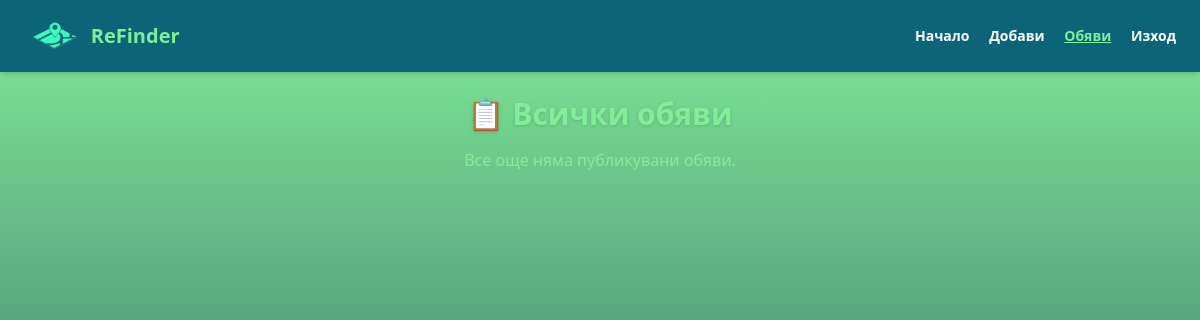
The page /ads/ on the database as committed earlier.
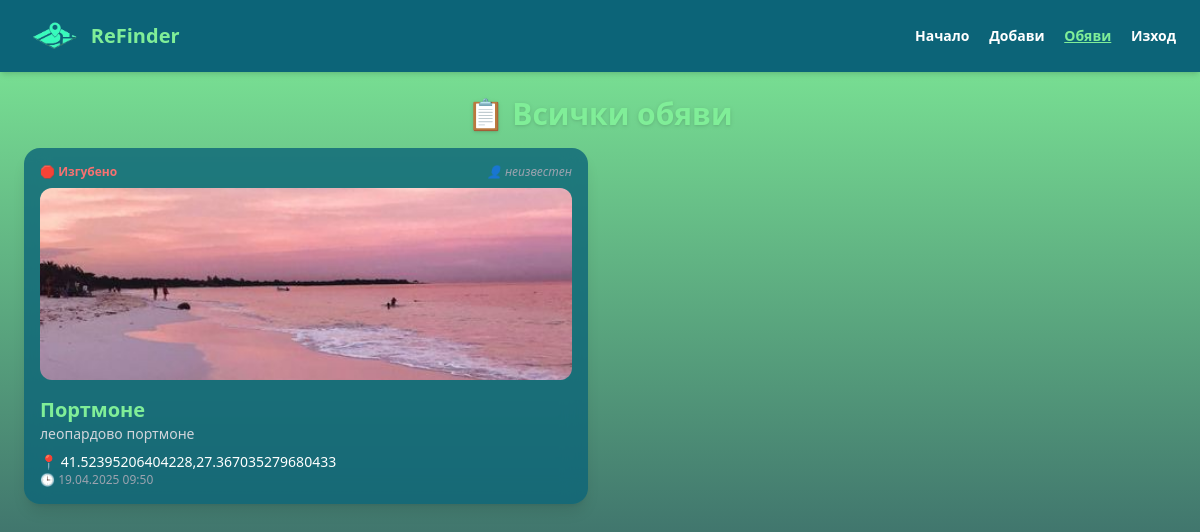
The same page on the database as committed later.
### ReFinds/models.py (models this page shows, shortened)
class Ad(models.Model):
    STATUS_CHOICES = [
        ('lost', 'Изгубено'),
        ('found', 'Намерено'),
    ]
    title = models.CharField(max_length=100)
    description = models.TextField(max_length=300)
    status = models.CharField(max_length=10, choices=STATUS_CHOICES,default='lost')
    image = models.ImageField(upload_to='ads_images/', blank=True, null=True)
    location = models.CharField(max_length=100, blank=True)
    latitude = models.FloatField(null=True, blank=True)
    longitude = models.FloatField(null=True, blank=True)
    created_at = models.DateTimeField(auto_now_add=True)
    user = models.ForeignKey(User, on_delete=models.CASCADE)

### ReFinds/views.py (the view)
# urls.py: path('ads/', views.ad_list_view, name='ad_list'),
def ad_list_view(request):
    query = request.GET.get('q')
    ads = Ad.objects.all()
    if query:
        ads = ads.filter(title__icontains=query)
    ads = ads.order_by('-created_at')
    return render(request, 'ads_list.html', {'ads': ads, 'query': query})

### ReFinds/templates/ads_list.html (shortened to what this page needs)
<!DOCTYPE html>
{% load static %}
<html lang="bg">
<head>
  <script src="https://cdn.tailwindcss.com"></script>
  <link rel="stylesheet" href="{% static 'listing.css' %}">
</head>
<body class="bg-[#213A58] text-white min-h-screen">
  <nav class="flex justify-between items-center px-6 py-4 bg-[#0C6478] shadow-md">
    <div class="flex items-center gap-2">
      <img src="{% static 'logo-removebg-preview.png' %}" alt="ReFinder Logo" class="h-10">
      <span class="text-xl font-bold text-[#80EE98]">ReFinder</span>
    </div>
    <div class="space-x-4 text-sm font-semibold">
      <a href="{% url 'home' %}" class="hover:text-[#80EE98]">Начало</a>
      <a href="{% url 'listing' %}" class="hover:text-[#80EE98]">Добави</a>
      <a href="{% url 'ad_list' %}" class="text-[#80EE98] underline">Обяви</a>
      <a href="{% url 'logout' %}" class="hover:text-[#80EE98]">Изход</a>
    </div>
  </nav>
  <h1 class="text-3xl font-bold text-center text-[#80EE98] mt-6 mb-4 drop-shadow">📋 Всички обяви</h1>
  <div class="grid grid-cols-1 md:grid-cols-2 gap-6 px-6 overflow-y-auto max-h-[75vh] pb-6">
    {% for ad in ads %}
      <a href="{% url 'ad_detail' ad.id %}" class="block bg-[#0C6478]/80 backdrop-blur-md p-4 rounded-2xl shadow-lg hover:shadow-2xl hover:bg-[#15919B]/80 transition-all">
        <div class="flex justify-between items-center text-xs text-gray-400 mb-2">
          <span>
            {% if ad.status == 'lost' %}
              🛑 <span class="text-red-400 font-semibold">Изгубено</span>
            {% elif ad.status == 'found' %}
              ✅ <span class="text-green-400 font-semibold">Намерено</span>
            {% else %}
              📦 Неизвестно
            {% endif %}
          </span>
          {% if ad.user %}
            <span>👤 {{ ad.user.username }}</span>
          {% else %}
            <span class="italic">👤 неизвестен</span>
          {% endif %}
        </div>
        {% if ad.image %}
          <img src="{{ ad.image.url }}" alt="Ad Image" class="w-full h-48 object-cover rounded-xl mb-4">
        {% endif %}
        <h2 class="text-xl font-semibold text-[#80EE98]">{{ ad.title }}</h2>
        <p class="text-sm text-gray-300 line-clamp-3">{{ ad.description }}</p>
        <p class="text-sm mt-2">📍 {{ ad.location }}</p>
        <p class="text-xs text-gray-400">🕒 {{ ad.created_at|date:"d.m.Y H:i" }}</p>
      </a>
    {% empty %}
      <p class="text-center col-span-2 text-[#80EE98]">Все още няма публикувани обяви.</p>
    {% endfor %}
  </div>
</body>
</html>

Rows that differ between the two databases and show on the page:
added Ad: status "Изгубено", shows "👤 неизвестен", image (picture), title "Портмоне", description "леопардово портмоне", location "41.52395206404228,27.367035279680433", created_at "19.04.2025 09:50"
Other text that changed with them:
text no longer shown: "Все още няма публикувани обяви."
